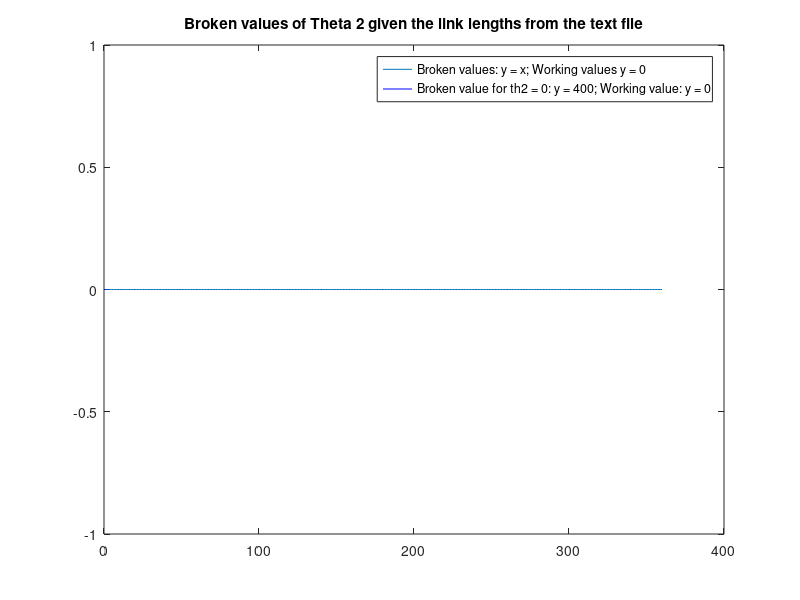

Source code (MATLAB): (Note: this script raises an error after producing the figure.)
clear; clc; close all
%%% Problem 2.17 %%%
%% Nekita Pitts %%

%%% Citation: .txt file opening code tweaked from Dr. Walker's example code 
fID = fopen('Problem_2_17_Data.txt','r'); 
% Opens the file as read-only.  fID is a unique ID to that file

Nlink = 6;              % 6 linkages (i.e., 6 vectors)
mydata = fscanf(fID,'%f, %f',[2,Nlink]);  
% Read in file data to an array. 2 numbers per line, 6 lines

% Extract length R and angle theta for the 6 vectors
R = mydata(1,:);        % lengths - r
Thetas = mydata(2,:);   % angles - theta
 
fclose(fID);            % Close link to the text file to free up memory

%-------------------
% Display results
fprintf('   R(links)            Thetas\n')
fprintf('  .-*-.-*-            .-*-.-*-\n')
disp([R.' Thetas.'])

% Known: r1, r2, r6, theta1, theta5, theta6
% Unknowns: r3, r4, r5, theta3, theta4                Input: theta2
% r [centimeters], theta [radians]

r1 = R(1);                    % Taking the r and theta values from the  1 = 4
r2 = R(2);                    % .txt file and setting them to variables 2 = 6
r3 = R(3);                    % for use in this code  6 = 4
r4 = R(4);
r5 = R(5);
r6 = R(6);

th1 = Thetas(1);
th2 = Thetas(2);
th3 = Thetas(3);
th4 = Thetas(4);
th5 = Thetas(5);
th6 = Thetas(6);

%----%----%----%----%----%----%----%----%----%----%----%----%----%----%

x_0 = [r3; r4; r5; th3; th4];        % Unknown column vector 
error = 1;                           % Set initial error 

theta2 = 0:1:360;                    % Cycle theta2 from 0 to 360 degrees, step 1
theta2 = theta2 * pi/180;            % Convert the array to radians

%----%----%----%----%----%----%----%----%----%----%----%----%----%----%

Theta_Fail = zeros(1,360);   % Creating an array of 0s with 360 values to 
                             % represent the failed values from 1 to 360 degrees
f = 0;         % Setting an initial counter for the entire array
xyz = 0;       % Setting an initial counter for the failed values
for th2 = 0:1:360
    if -r2*sind(th2) > r1    % Failing condition 1
        fprintf('This mechanism fails at [in degrees]');
        disp(th2);   % Displaying to the console which theta the mechanism fails at
        Theta_Fail(f) = th2; % Setting the array spot to the broken value
        xyz = xyz + 1;       % Increase the broken value counter by 1
        
    elseif r2*sind(th2) > r6 % Failing condition 2
        fprintf('This mechanism fails at [in degrees]');
        disp(th2);   % Displaying to the console which theta the mechanism fails at  
        Theta_Fail(f) = th2; % Setting the array spot to the broken value
        xyz = xyz + 1;       % Increase the broken value counter by 1
    else 
               % Do nothing -> The mechanism will work at this theta 2 value
    end
    f = f + 1; % Increase the array counter by 1 to move to the next theta value
end

for th2 = 0   % Doing a special iteration to check at th2 = 0
    if -r2*sind(th2) > r1    % Failing condition 1
        fprintf('This mechanism fails at [in degrees]');
        disp(0);   % Displaying to the console which theta the mechanism fails at
        Theta_Fail_Z = 400;  % Setting a Theta Fail variable for the broken value 
        xyz = xyz + 1;       % Increase the broken value counter by 1
        
    elseif r2*sind(th2) > r6 % Failing condition 2
        fprintf('This mechanism fails at [in degrees]');
        disp(th2);   % Displaying to the console which theta the mechanism fails at  
        Theta_Fail_Z = 400;  % Setting a Theta Fail variable for the broken value 
        xyz = xyz + 1;       % Increase the broken value counter by 1
    else 
        Theta_Fail_Z = 0;    % Do nothing to the array -> The mechanism will work at 0
    end
end

fprintf('From 0 to 360 degrees the mechanism fails (times)')
disp(xyz)
plot(Theta_Fail)           % Plotting all broken values at a slope of y = x
title('Broken values of Theta 2 given the link lengths from the text file')

hold on
x = [0 1];
y = -Theta_Fail_Z * x + Theta_Fail_Z;
plot(x,y,'color','blue')   % Plotting the 0 special case
legend('Broken values: y = x; Working values y = 0','Broken value for th2 = 0: y = 400; Working value: y = 0')
hold off

% Plots the broken values versus each other. If the angle works, it
% displays 0. If the angle is broken it displays the value of that angle.
% **Excluding Zero. 0 is a special case. In the scenario that 0 fails, 400 is
% displayed

%% ----%----%----%----%----%----%----%----%----%----%----%----%----%---- %%


position = ones(5, 360);             % Create an empty array to enter position solution into
velocity = ones(5, 360);             % Create an empty array to enter velocity solution into
acceleration = ones(5, 360);         % Create an empty array to enter acceleration solution into
jerk = ones(5, 360);                 % Create an empty array to enter jerk solution into

for i = 1:361                        % For all the angles in the array
    error = 1;                       % Restating the error
    th2 = theta2(i);                 % theta2 cycles through all angles 
    
    while error > 0.00001            % Until the error is very small

        % Vector Loop equations
        Fpos = [ r3*cos(th3) - r2*cos(th2);
              r3*sin(th3) - r2*sin(th2) - r1;
              r4*cos(th4) - r5;
              r4*sin(th4) - r6 - r1;
              th3 - th4];

        % A part of Ax = b position matrix
        A = [cos(th3)    0         0    -r3*sin(th3)      0;      
             sin(th3)    0         0     r3*cos(th3)      0;
                0     cos(th4)    -1          0     -r4*sin(th4);
                0     sin(th4)     0          0      r4*cos(th4);
                0        0         0          1          -1];     

        x_1 = x_0 - A\Fpos;    
        % (New x value) = (Old x value) - (solution of linear system (Ax = F))

        error = norm(x_1 - x_0) / norm(x_1);  
        % New error is the difference of the old and new x values, divided
        % by the new x value 

        x_0 = x_1;       % Set the old error to the new error

        r3 = x_1(1);     % Reset the r and th values as per the new calculated 
        r4 = x_1(2);     % unknown column vector 
        r5 = x_1(3);
        th3 = x_1(4);
        th4 = x_1(5);
    
        %----%----%-- Velocity Calculation --%----%----%
        Fvel = [-r2*sin(th2); r2*cos(th2); 0; 0; 0];      
        % b part of Ax = b velocity matrix
    
        xvel = A\Fvel;                                      
        % Solving unknowns of velocity matrix 
            
        f3 = xvel(1);    % Reset the f and h values as per the new calculated
        f4 = xvel(2);    % unknown column vector
        f5 = xvel(3);
        h3 = xvel(4);
        h4 = xvel(5);
        
        %----%----%-- Acceleration Calculation --%----%----%
        Facc = [-r2*cos(th2) + r3*(f3^2)*cos(th3) + 2*h3*f3*sin(th3);
                -r2*sin(th2) + r3*(f3^2)*sin(th3) + 2*h3*f3*cos(th3);
                r4*(h4^2)*cos(th4) - 2*f4*h4*sin(th4); 
                r4*(h4^2)*sin(th4) + 2*f4*h4*cos(th4); 
                0];      
        % b part of Ax = b acceleration matrix
    
        xacc = A\Facc;                                      
        % Solving unknowns of acceleration matrix 
            
        f3p = xacc(1);    % Reset the f prime and h prime values as per the new calculated
        f4p = xacc(2);    % unknown column vector
        f5p = xacc(3);
        h3p = xacc(4);
        h4p = xacc(5);

        %----%----%-- Jerk Calculation --%----%----%
        Fjer = [r2*sin(th2)  + cos(th3)*(r3*f3p*h3 + f3^3) + sin(th3)*(h3p*h3 - r3*f3^2*h3 + 2*h3^2*f3 + f3p*f3);
                -r2*cos(th2) + sin(th3)*(r3*f3p*h3 + f3^3) - cos(th3)*(h3p*h3 - r3*f3^2*h3 + 2*h3^2*f3 + f3p*f3);
                cos(th4)*(r4*h4p*h4 + h4^2*f4) + sin(th4)*(f4p*h4 - r4*h4^3 - 2*h4^2*f4 + h4p*f4);
                sin(th4)*(r4*h4p*h4 + h4^2*f4) - cos(th4)*(f4p*h4 - r4*h4^3 - 2*h4^2*f4 + h4p*f4); 
                0];      
        % b part of Ax = b acceleration matrix
    
        xjer = A\Fjer;                                      
        % Solving unknowns of acceleration matrix 
            
        f3pp = xjer(1);    % Reset the f prime and h prime values as per the new calculated
        f4pp = xjer(2);    % unknown column vector
        f5pp = xjer(3);
        h3pp = xjer(4);
        h4pp = xjer(5);
        
    end
    
    position(:,i) = [r3; r4; r5; th3; th4];
    % Link lengths and thetas solved at the angles 0 to 2pi

    velocity(:,i) = [f3; f4; f5; h3; h4]; 
    % First order Kinematic Coefficients solved at the angles 0 to 2pi
    
    acceleration(:,i) = [f3p; f4p; f5p; h3p; h4p]; 
    % Second order Kinematic Coefficients solved at the angles 0 to 2pi
    
    jerk(:,i) = [f3pp; f4pp; f5pp; h3pp; h4pp]; 
    % Third order Kinematic Coefficients solved at the angles 0 to 2pi

end

xr3  = position(1,:);
xr4  = position(2,:);
xr5  = position(3,:);
xth3 = position(4,:);
xth4 = position(5,:);

xf3  = velocity(1,:);
xf4  = velocity(2,:);
xf5  = velocity(3,:);
xh3  = velocity(4,:);
xh4  = velocity(5,:);

xf3p = acceleration(1,:);
xf4p = acceleration(2,:);
xf5p = acceleration(3,:);
xh3p = acceleration(4,:);
xh4p = acceleration(5,:);

xf3pp = jerk(1,:);
xf4pp = jerk(2,:);
xf5pp = jerk(3,:);
xh3pp = jerk(4,:);
xh4pp = jerk(5,:);

for n = 1:361                             
    % For 360 angle intervals for theta 2 
x_th2(n,1) = (n - 1) * (pi/180);         
end

%% ----%----%----%----%----%----%----%----%----%----%----%----%----%---- %%
%%%%% IDP Calculation %%%%%

%%% Citation: .txt file opening code tweaked from Dr. Walker's example code 
fID = fopen('Problem_2_17_IDP_Data.txt','r'); 
% Opens the file as read-only.  fID is a unique ID to that file

Nrow = 10;
mydata = fscanf(fID,'%f, %f',[2,Nrow]);  
% Read in file data to an array. 2 numbers per line, 10 lines

% Extract length R and angle theta for the 6 vectors
Force = mydata(1,:);        % lengths - r
Misc = mydata(2,:);   % angles - theta

fclose(fID);            % Close link to the text file to free up memory
%-------------------

% Display results
fprintf('    Forces              Masses, T2, and omega2\n')
fprintf('   .-*-.-*-            .-*-.-*-.-*-\n')
disp([Force.' Misc.'])

% Defining the forces and miscellaneous from the .txt file
F12x = Force(1);
F12y = Force(2);
F23x = Force(3);
F23y = Force(4);
F34  = Force(5);
r7   = Force(6);
F14x = Force(7);
F14y = Force(8);
F45  = Force(9);
F5   = Force(10);

m2 = Misc(1);
m3 = Misc(2);
m4 = Misc(3);
T2 = Misc(4); % Input Torque 2
w2 = Misc(5); % Input omega 2 (angular velocity)

%----%----%----%----%----%----%----%
x_IDP = [F12x; F12y; F23x; F23y; F34; r7; F14x; F14y; F45; F5];  % Unknown column vector 
error = 1;                           % Set initial error 

theta2 = 0:1:360;                    % Cycle theta2 from 0 to 360 degrees, step 1
theta2 = theta2 * pi/180;            % Convert the array to radians
%----%----%----%----%----%----%----%
%%% Valuable constants %%%
r9 = 0.5 * r2;
r4min = xr4(91);                      % r4 minimum value at th2 = 90 degrees

fgp2x = -r9*cos(th2);
fgp2y = -r9*sin(th2);
fgp3x = -r2*cos(th2);
fgp3y = -r2*sin(th2);
fgp4x = -r2*cos(th2) - f3p*sin(th3)*h3 - f3*cos(th3)*h3^2 - f3*sin(th3)*h3p + (r4min/2)*cos(th3)*h3^2 - (r4min/2)*sin(th3)*h3p;
fgp4y = -r2*sin(th2) - f3p*cos(th3)*h3 + f3*sin(th3)*h3^2 - f3*cos(th3)*h3p + (r4min/2)*sin(th3)*h3^2 - (r4min/2)*cos(th3)*h3p;

a2gx  = fgp2x * w2^2;
a2gy  = fgp2y * w2^2;
a3gx  = fgp3x * w2^2;
a3gy  = fgp3y * w2^2;
a4gx  = fgp4x * w2^2;
a4gy  = fgp4y * w2^2;

alp2 = 0;
alp3 = h3p * w2^2;
alp4 = h4p * w2^2;
alp5 = 0;

IG2 = (m2 * r2^2)/12;
IG3 = (m3 * 16)/12;
IG4 = (m4 * r4^2)/12;

%----%----%----%----%----%----%----%
idp = ones(10, 360);

for j = 1:361                        % For all the angles in the array
    th2 = theta2(j);                 % theta2 cycles through all angles 

        Fidp = [m2 * a2gx;
                m2 * a2gy + w2;
                m3 * a3gx;
                m3 * a3gy + (w2*h3);
                m4 * a4gx;
                m4 * a4gy;
                0.001;
                T2;
                IG3 * alp3;
                IG4 * alp4];

        % A part of Ax = b idp matrix
        A_IDP = [1 0  1  0     0     0 0 0 0 0;      
             0 1  0 -1     0     0 0 0 0 0;
             0 0 -1  0 -sin(th3) 0 0 0 0 0;
             0 0  0  1  cos(th3) 0 0 0 0 0;
             0 0  0  0  sin(th4) 0 1 0 sin(th4) 0;
             0 0  0  0 -cos(th4) 0 0 1 cos(th4) 0;
             0 0  0  0     0     0 0 0 sin(th4) 1;
     (0.5*r2*cos(th2))   (-0.5*r2*sin(th2))   (0.5*r2*sin(th2))   (-0.5*r2*cos(th2)) 0 0 0 0 0 0;
             0 0  0  0     0 (2*cos(th3)*sin(th3)) 0 0 0 0;
             0 0  0  0 (-2*(r3-r4)*sin(th4)*cos(th4)) (-2*sin(th3)*cos(th3)) (0.5*r4min*cos(th4)) (-0.5*r4min*sin(th4)) (r4min*cos(th4)*sin(th4)) 0];
             
        x_IDP = A_IDP\Fidp;    

        F12x = x_IDP(1);     % Reset the force and r values as per the new calculated 
        F12y = x_IDP(2);     % unknown column vector 
        F23x = x_IDP(3);
        F23y = x_IDP(4);
        F34  = x_IDP(5);
        r7   = x_IDP(6);
        F14x = x_IDP(7);
        F14y = x_IDP(8);
        F45  = x_IDP(9);
        F5   = x_IDP(10);

      idp(:,j) = [F12x; F12y; F23x; F23y; F34; r7; F14x; F14y; F45; F5];
end
%----%----%----%----%----%----%----%----%----%----%----%----%----%----%

User_Interface(position, velocity, acceleration, jerk, x_th2, R, Thetas, Theta_Fail, idp)

